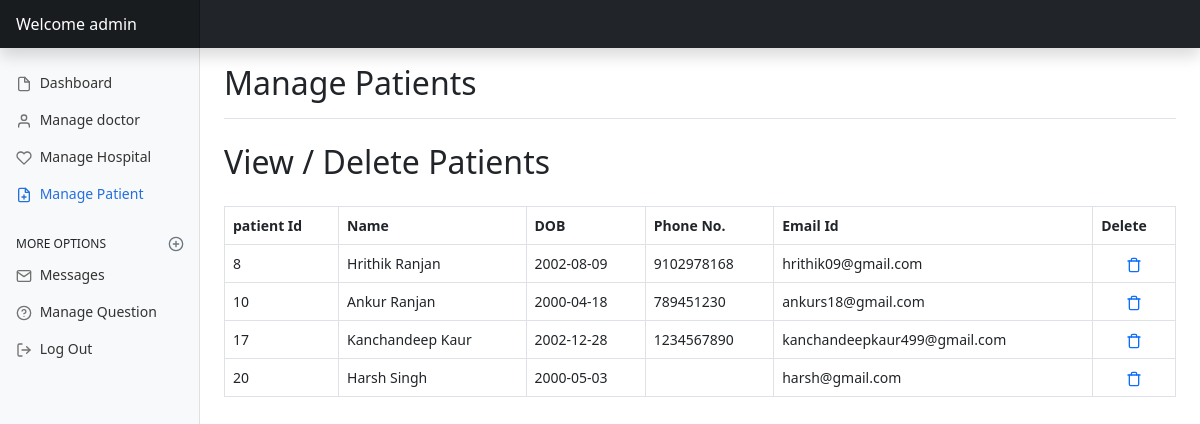
/admin/adminpatient.php (signed in), run on the app's committed database.
### tables this page shows
CREATE TABLE `patient` (
  `icPatient` int(7) NOT NULL,
  `password` varchar(255) NOT NULL,
  `patientFirstName` varchar(20) DEFAULT NULL,
  `patientLastName` varchar(20) DEFAULT NULL,
  `patientMaritalStatus` varchar(10) DEFAULT NULL,
  `patientDOB` date DEFAULT NULL,
  `patientGender` varchar(10) DEFAULT NULL,
  `patientAddress` varchar(100) DEFAULT NULL,
  `patientPhone` varchar(15) DEFAULT NULL,
  `patientEmail` varchar(100) NOT NULL,
  `timestamp` datetime NOT NULL DEFAULT current_timestamp()
);

### admin/adminpatient.php (the view, shortened to what this page needs)
<?php
include_once '../assets/conn/dbconnect.php';
$usersession = $_SESSION['adminSession'];
?>
<!DOCTYPE html>
<html lang="en">
<head>
    <link href="assets/css/bootstrap.min.css" rel="stylesheet">
    <link href="dashboard.css" rel="stylesheet">
</head>
<body>
    <header class="navbar navbar-dark sticky-top bg-dark flex-md-nowrap p-0 shadow">
        <a class="navbar-brand col-md-3 col-lg-2 me-0 px-3 fs-6" href="admindashboard.php">Welcome
            <?php echo $usersession; ?>
        </a>
    </header>
    <div class="container-fluid">
        <div class="row">
            <nav id="sidebarMenu" class="col-md-3 col-lg-2 d-md-block bg-light sidebar collapse">
                <div class="position-sticky pt-3 sidebar-sticky">
                    <ul class="nav flex-column">
                        <li class="nav-item">
                            <a class="nav-link" aria-current="page" href="admindashboard.php">
                                <span data-feather="file" class="align-text-bottom"></span>
                                Dashboard
                            </a>
                        </li>
                        <li class="nav-item">
                            <a class="nav-link" href="admindoctor.php">
                                <span data-feather="user" class="align-text-bottom"></span>
                                Manage doctor
                            </a>
                        </li>
                        <li class="nav-item">
                            <a class="nav-link" href="adminhospital.php">
                                <span data-feather="heart" class="align-text-bottom"></span>
                                Manage Hospital
                            </a>
                        </li>
                        <li class="nav-item">
                            <a class="nav-link active" aria-current="page" href="adminpatient.php">
                                <span data-feather="file-plus" class="align-text-bottom"></span>
                                Manage Patient
                            </a>
                        </li>
                    </ul>
                    <h6 class="sidebar-heading d-flex justify-content-between align-items-center px-3 mt-4 mb-1 text-uppercase">
                        <span>More options</span>
                        <a class="link-secondary" href="#" aria-label="Add a new report">
                            <span data-feather="plus-circle" class="align-text-bottom"></span>
                        </a>
                    </h6>
                    <ul class="nav flex-column mb-2">
                        <li class="nav-item">
                            <a class="nav-link" href="admincontact.php">
                                <span data-feather="mail"></span>
                                Messages
                            </a>
                        </li>
                        <li class="nav-item">
                            <a class="nav-link" href="adminquestion.php">
                                <span data-feather="help-circle"></span>
                                Manage Question
                            </a>
                        </li>
                        <li class="nav-item">
                            <a class="nav-link" href="logout.php?logout">
                                <span data-feather="log-out"></span>
                                Log Out
                            </a>
                        </li>
                    </ul>
                </div>
            </nav>
            <main class="col-md-9 ms-sm-auto col-lg-10 px-md-4">
                <div class="d-flex justify-content-between flex-wrap flex-md-nowrap align-items-center pt-3 pb-2 mb-3 border-bottom">
                    <h1 class="h2">Manage Patients</h1>
                </div>
                <h2 class="my-4">View / Delete Patients</h2>
                <div class="table-responsive">
                    <table class="table table-hover table-bordered">
                        <thead>
                            <tr class="filters">
                                <th>patient Id</th>
                                <th>Name</th>
                                <th>DOB</th>
                                <th>Phone No.</th>
                                <th>Email Id</th>
                                <th>Delete</th>
                            </tr>
                        </thead>
                        <?php
                        $result = mysqli_query($con, "SELECT * FROM patient");
                        while ($patient = mysqli_fetch_array($result)) {
                            echo "<tbody>";
                            echo "<tr>";
                            echo "<td>" . $patient['icPatient'] . "</td>";
                            echo "<td>" . $patient['patientFirstName'] .' '.$patient['patientLastName']. "</td>";
                            echo "<td>" . $patient['patientDOB'] . "</td>";
                            echo "<td>" . $patient['patientPhone'] . "</td>";
                            echo "<td>" . $patient['patientEmail'] . "</td>";
                            echo "<form method='POST' action=deleteschedule.php>";
                            echo "<td class='text-center'><a href='adminpatient.php?delete=" . $patient['icPatient'] . "'id='d" . $patient['icPatient'] . "' class='delete'><span  data-feather='trash' aria-hidden='true'></span></a></td>";
                        }
                        echo "</tr>";
                        echo "</tbody>";
                        ?>
                    </table>
                </div>
            </main>
        </div>
    </div>
</body>
</html>

### admin/dashboard.css (style rules this page uses)
body { font-size: .875rem; }
.feather { width: 16px; height: 16px; }
.sidebar { position: fixed; top: 0; bottom: 0; left: 0; z-index: 100; padding: 48px 0 0; box-shadow: inset -1px 0 0 rgba(0, 0, 0, .1); }
.sidebar-sticky { height: calc(100vh - 48px); overflow-x: hidden; overflow-y: auto; }
.sidebar .nav-link { font-weight: 500; color: #333; }
.sidebar .nav-link .feather { margin-right: 4px; color: #727272; }
.sidebar .nav-link.active { color: #2470dc; }
.sidebar .nav-link:hover .feather, .sidebar .nav-link.active .feather { color: inherit; }
.sidebar-heading { font-size: .75rem; }
.navbar-brand { padding-top: .75rem; padding-bottom: .75rem; background-color: rgba(0, 0, 0, .25); box-shadow: inset -1px 0 0 rgba(0, 0, 0, .25); }

### data on the page
patient: icPatient "8", patientFirstName "Hrithik", patientLastName "Ranjan", patientDOB "2002-08-09", patientPhone "9102978168", patientEmail "hrithik09@gmail.com"
patient: icPatient "10", patientFirstName "Ankur", patientLastName "Ranjan", patientDOB "2000-04-18", patientPhone "789451230", patientEmail "ankurs18@gmail.com"
patient: icPatient "17", patientFirstName "Kanchandeep", patientLastName "Kaur", patientDOB "2002-12-28", patientPhone "1234567890", patientEmail "kanchandeepkaur499@gmail.com"
patient: icPatient "20", patientFirstName "Harsh", patientLastName "Singh", patientDOB "2000-05-03", patientEmail "harsh@gmail.com"

### other printed values
$usersession "admin"
